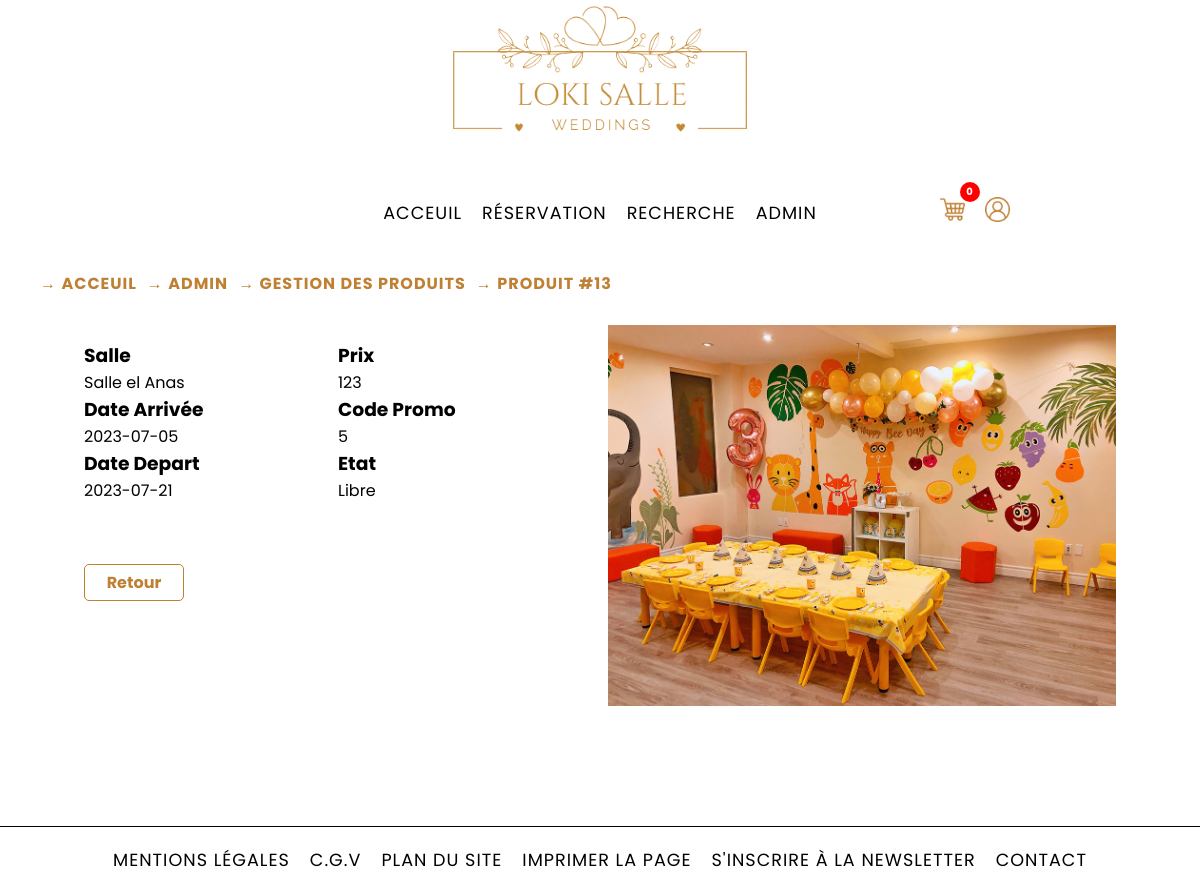
Screenshot of /pages/manage_produit.php?id=13&action=view (signed in) with the database file from the repository.
### tables this page shows
CREATE TABLE `produit` (
  `id_produit` int(5) NOT NULL,
  `date_arrive` date DEFAULT NULL,
  `date_depart` date DEFAULT NULL,
  `id_salle` int(5) DEFAULT NULL,
  `id_promo` int(2) DEFAULT NULL,
  `prix` int(5) DEFAULT NULL,
  `etat` int(1) DEFAULT NULL,
  `date_added` timestamp NOT NULL DEFAULT current_timestamp() ON UPDATE current_timestamp()
);

CREATE TABLE `salle` (
  `id_salle` int(5) NOT NULL,
  `titre` varchar(200) DEFAULT NULL,
  `description` text DEFAULT NULL,
  `adresse` text DEFAULT NULL,
  `pays` varchar(20) DEFAULT NULL,
  `ville` varchar(20) DEFAULT NULL,
  `photo` varchar(200) DEFAULT NULL,
  `capacite` int(3) DEFAULT NULL,
  `categorie` enum('fete','reunion','anniversaire') DEFAULT NULL,
  `date_added` timestamp NOT NULL DEFAULT current_timestamp() ON UPDATE current_timestamp()
);

### pages/manage_produit.php (the view, shortened to what this page needs)
<?php
require_once('../config/config.php');
if (isset($_GET['id'])) {
    $query = 'SELECT p.*, s.titre, s.photo, pr.code_promo FROM produit p INNER JOIN salle s ON p.id_salle = s.id_salle LEFT JOIN promotion pr ON p.id_promo = pr.id_promo WHERE p.id_produit = '.$_GET['id'];
    $getProduit = mysqli_query($link, $query);
    $produit = mysqli_fetch_assoc($getProduit);
    if ($_GET['action'] === 'view') {
        $editing = false;
    } else if ($_GET['action'] === 'edit') {
        $pageTitle = 'Loki Produit - Modifier une Produit';
        $editing = true;
        $breadcrumb = [
            ['name' => '→ Acceuil', 'path' => '/index.php'],
            ['name' => '→ Admin', 'path' => '#'],
            ['name' => '→ Gestion des produits', 'path' => '/pages/gestion_produits.php'],
            ['name' => '→ Produit #'.$produit['id_produit'].'', 'path' => '/pages/manage_produit.php?id='.$_GET['id'].'&action=view'],
            ['name' => '→ Modifier', 'path' => '/pages/manage_produit.php?id='.$_GET['id'].'&action=edit']
        ];
    }
}
include_once('./templates/header.php');
?>
    <section id="view-container">
        <div class="view-details">
        <?php if (!$editing) { ?>
            <div class="details-container">
                <div class="details-column">
                    <h3>Salle</h3>
                    <p><?php echo $produit['titre']; ?></p>
                    <h3>Date Arrivée</h3>
                    <p><?php echo $produit['date_arrive']; ?></p>
                    <h3>Date Depart</h3>
                    <p><?php echo $produit['date_depart']; ?></p>
                </div>
                <div class="details-column">
                    <h3>Prix</h3>
                    <p><?php echo $produit['prix']; ?></p>
                    <h3>Code Promo</h3>
                    <p><?php echo (!empty($produit['code_promo']) ? $produit['id_promo'] :  'No promo code') ?></p>
                    <h3>Etat</h3>
                    <p><?php echo ($produit['etat'] !== 1 ? "Libre" : "Reservé"); ?></p>
                </div>
            </div>
            <a href="gestion_produits.php" class="view-Btn">Retour</a>
            <?php } ?>
        </div>
        <div class="view-image">
            <img class="view-img" src="../images/uploads/<?php echo $produit['photo']; ?>" alt="<?php echo $produit['titre']; ?>">
        </div>
    </section>
<?php include_once('./templates/footer.php');?>

### css/style.css (style rules this page uses)
* { margin: 0; padding: 0; box-sizing: border-box; }
html, body { font-family: 'Poppins', Helvetica, sans-serif; font-size: 1rem; overflow-x: hidden; }
body { display: flex; flex-direction: column; min-height: 100vh; }
.offreBox-info a, p { text-decoration: none; color: black; }
#gs-container, #view-container, #gp-container { padding: 2% 7% 10% 7%; display:flex; gap: 1rem; }
.view-image { display:flex; justify-content: center; flex: 1; }
.view-details { display:flex; flex-direction: column; gap: 1rem; flex-wrap: wrap; flex: 1; }
.view-details .details-column { flex: 50%; }
.details-container { display: flex; flex-direction: row; flex-wrap: wrap; }
.view-details .view-Btn { display:block; margin-top: 1rem; text-decoration: none; color:#BF8034; border: 1px solid #BF8034; padding: 5px 10px; border-radius: 5px; width: 100px; text-align: center; font-weight: bold; cursor: pointer; }
.view-img { width: 100%; }
.resOffre-info a, p { text-decoration: none; color: black; }
.res-details-info a, p { text-decoration: none; color: black; }

### rows the page displays
produit: id_salle.titre "Salle el Anas", date_arrive "2023-07-05", date_depart "2023-07-21", prix "123", id_promo "5", id_salle.photo (picture)

### other values shown
$cartItemCount "0"
$crumb['name'] "→ ACCEUIL"
$crumb['name'] "→ ADMIN"
$crumb['name'] "→ GESTION DES PRODUITS"
$crumb['name'] "→ PRODUIT #13"
